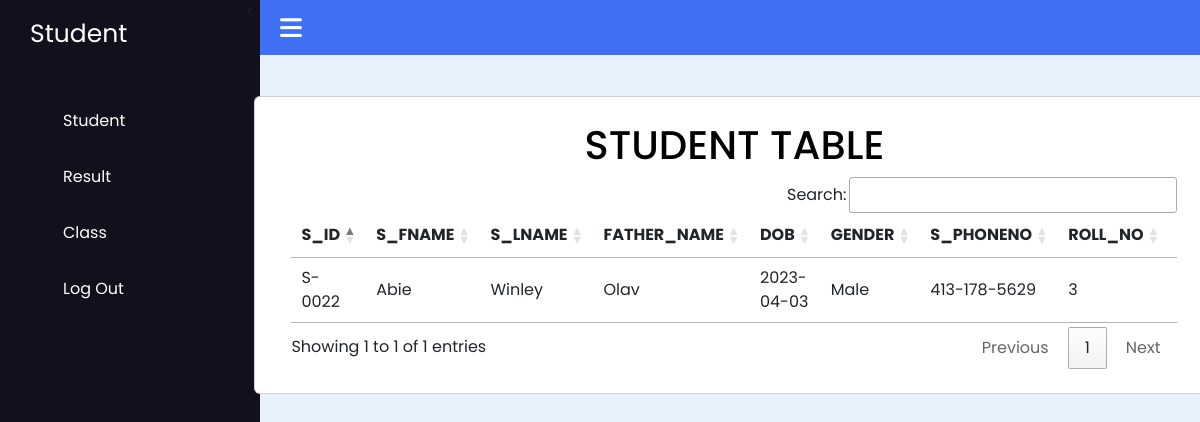
Page /studentdashboard/view_student.php (signed in) on the committed database.
### tables this page shows
CREATE TABLE `student` (
  `S_ID` varchar(6) NOT NULL,
  `S_FNAME` varchar(50) NOT NULL,
  `S_LNAME` varchar(50) NOT NULL,
  `FATHER_NAME` varchar(50) NOT NULL,
  `DOB` date NOT NULL,
  `GENDER` varchar(6) NOT NULL,
  `S_PHONENO` varchar(20) DEFAULT NULL,
  `ROLL_NO` int(4) DEFAULT NULL,
  `ADDRESS` varchar(50) DEFAULT NULL,
  `T_ID` varchar(6) DEFAULT NULL
);

### studentdashboard/view_student.php (the view, shortened to what this page needs)
<!DOCTYPE html>
<?php
include_once "../includes/db.inc.php";
include('header.php');
?>
<html lang="en">
<head>
    <link rel="stylesheet" href="http://cdn.datatables.net/1.10.13/css/jquery.dataTables.min.css">
    <link rel="stylesheet" href="https://cdn.datatables.net/1.11.3/css/jquery.dataTables.min.css">
    <link rel="stylesheet" href="https://cdnjs.cloudflare.com/ajax/libs/font-awesome/6.2.1/css/all.min.css" />
    <link rel="stylesheet" href="view_style.css">
</head>
<body>
    <nav class="sidebar">
        <a href="#" class="logo">Student</a>
        <div class="menu-content">
            <ul class="menu-items">
                <li class="item">
                    <a href="view_student.php">Student</a>
                </li>
                <li class="item">
                    <a href="view_result.php">Result</a>
                </li>
                <li class="item">
                    <a href="view_class.php">Class</a>
                </li>
                <li class="item">
                    <a href="../secure_login_system/logout.php">Log Out</a>
                </li>
            </ul>
        </div>
    </nav>
    <nav class="navbar" style="z-index: 10;">
        <i class="fa-solid fa-bars" id="sidebar-close"></i>
    </nav>
    <main class="main">
            <?php
            function dataTable($sql1, $sql2, $conn, $tableName)
            {
                $fieldResult = mysqli_query($conn, $sql1);
                echo "<tr class='table-fields'> ";
                while ($row1 = mysqli_fetch_array($fieldResult)) {
                    $field = $row1['Field'];
                    echo "<th>$field</th> ";
                }
                echo " </tr>";
                echo " </thead>";
                echo " <tbody>";
                $loadTableResult = mysqli_query($conn, $sql2);
                $row2 = mysqli_fetch_all($loadTableResult);
                for ($i = 0; $i < count($row2); $i++) {
                    echo "<tr> ";
                    foreach ($row2[$i] as $loopData) {
                        echo "<td>$loopData</td> ";
                    }
                    echo " </tr>";
                }
            }
            ?>
            <div class="mt-5 py-5" style="width: 80vw;">
                <div class="card p-4">
                    <h1 class="col-md-12 text-center" style="color: black">STUDENT TABLE</h1>
                    <div class="container col-div-12">
                        <table id="dataTables" class="data-table">
                            <thead>
                                <?php
                                $tableName = 'student';
                                $student_id = $_SESSION['user_id'];
                                $sql1 = "SHOW COLUMNS FROM $tableName;";
                                $sql2 = "SELECT * FROM $tableName WHERE S_ID = '$student_id'";
                                dataTable($sql1, $sql2, $conn, $tableName);
                                ?>
                                </tbody>
                        </table>
                    </div>
                </div>
            </div>
    </main>
</body>
</html>

### studentdashboard/view_style.css (style rules this page uses)
body { margin: 0; padding: 0; box-sizing: border-box; font-family: 'Poppins', sans-serif; }
.sidebar { position: fixed; height: 100%; width: 260px; background: #11101d; padding: 15px; }
.logo { font-size: 25px; padding: 0 15px; }
.sidebar a { color: #fff; text-decoration: none; }
.menu-content { position: relative; height: 100%; width: 100%; margin-top: 40px; overflow-y: scroll; }
.menu-items { height: 100%; width: 100%; list-style: none; transition: all 0.4s ease; }
.item a, .submenu-item { padding: 16px; display: inline-block; width: 100%; border-radius: 12px; }
.navbar, .main { left: 260px; width: calc(100% - 260px); transition: all 0.5s ease; }
.navbar { position: fixed; color: #fff; padding: 15px 20px; font-size: 25px; background: #4070f4; cursor: pointer; }
.navbar #sidebar-close { cursor: pointer; }
.main { position: relative; display: flex; justify-content: center; min-height: 100vh; background: #e7f2fd; }
.main h1 { color: #11101d; font-size: 40px; text-align: center; }
.data-table { width: 100% !important; }

### rows in the picture
student: S_ID "S-0022", S_FNAME "Abie", S_LNAME "Winley", FATHER_NAME "Olav", DOB "2023-04-03", GENDER "Male", S_PHONENO "413-178-5629", ROLL_NO "3"

### other values in the picture
$field "S_ID"
$field "S_FNAME"
$field "S_LNAME"
$field "FATHER_NAME"
$field "DOB"
$field "GENDER"
$field "S_PHONENO"
$field "ROLL_NO"
